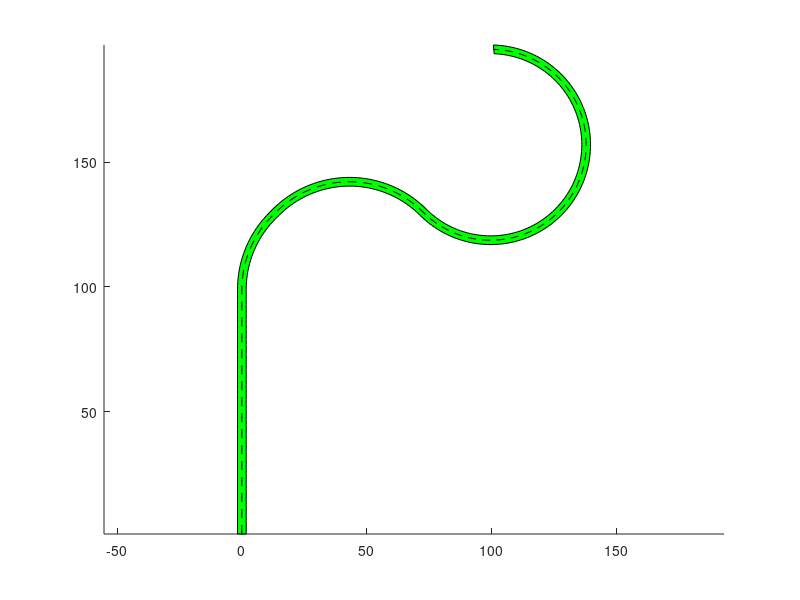

Source code (MATLAB):
lane_width=3.5;
L1=100;
R2=40; Theta2=pi/4;
L3=2;
R4=40; Theta4=2*pi/4;
R5=40; Theta5=5*pi/4;
interval=2.0;
map_z1=1:interval:L1;
map_x1=-lane_width/2*ones(1,length(map_z1));

x0=map_x1(end)-R2;
z0=map_z1(end);
theta=0:3.795/sqrt(R2)/16:Theta2;
map_x2=x0+R2*cos(theta);
map_z2=z0+R2*sin(theta);

x0=x0+R2*cos(Theta2);
z0=z0+R2*sin(Theta2);
t=0:interval:L3;
map_x3=x0+cos(pi/2+Theta2)*t;
map_z3=z0+sin(pi/2+Theta2)*t;

x0=x0+cos(pi/2+Theta2)*L3;
z0=z0+sin(pi/2+Theta2)*L3;
x0=x0-R4*cos(Theta2);
z0=z0-R4*sin(Theta2);
theta=Theta2:3.795/sqrt(R4)/16:(Theta2+Theta4);
map_x4=x0+R4*cos(theta);
map_z4=z0+R4*sin(theta);

x0=x0+(R4+R5)*cos(Theta2+Theta4);
z0=z0+(R4+R5)*sin(Theta2+Theta4);
theta=(Theta2+Theta4):-3.795/sqrt(R5)/16:(Theta2+Theta4-Theta5);
theta=theta-pi;
map_x5=x0+R5*cos(theta);
map_z5=z0+R5*sin(theta);

map_x=[map_x1 map_x2 map_x3 map_x4 map_x5];
map_z=[map_z1 map_z2 map_z3 map_z4 map_z5];

R2=R2+lane_width;
R4=R4+lane_width;
R5=R5-lane_width;
interval=2.0;
map_z1=1:interval:L1;
map_x1=lane_width/2*ones(1,length(map_z1));

x0=map_x1(end)-R2;
z0=map_z1(end);
theta=0:Theta2/length(map_z2):Theta2;
if length(theta)~=length(map_z2)
    theta=theta(1:end-1);
end
map_x2=x0+R2*cos(theta);
map_z2=z0+R2*sin(theta);

x0=x0+R2*cos(Theta2);
z0=z0+R2*sin(Theta2);
t=0:interval:L3;
map_x3=x0+cos(pi/2+Theta2)*t;
map_z3=z0+sin(pi/2+Theta2)*t;

x0=x0+cos(pi/2+Theta2)*L3;
z0=z0+sin(pi/2+Theta2)*L3;
x0=x0-R4*cos(Theta2);
z0=z0-R4*sin(Theta2);
theta=Theta2:(Theta4/length(map_z4)):(Theta2+Theta4);
if length(theta)~=length(map_z4)
    theta=theta(1:end-1);
end
map_x4=x0+R4*cos(theta);
map_z4=z0+R4*sin(theta);

x0=x0+(R4+R5)*cos(Theta2+Theta4);
z0=z0+(R4+R5)*sin(Theta2+Theta4);
theta=(Theta2+Theta4):-(Theta5/length(map_z5)):(Theta2+Theta4-Theta5);
if length(theta)~=length(map_z5)
    theta=theta(1:end-1);
end
theta=theta-pi;
map_x5=x0+R5*cos(theta);
map_z5=z0+R5*sin(theta);

map_x_bar=[map_x1 map_x2 map_x3 map_x4 map_x5];
map_z_bar=[map_z1 map_z2 map_z3 map_z4 map_z5];

ctr_x=0.5*(map_x+map_x_bar);
ctr_z=0.5*(map_z+map_z_bar);
map_x_bar=fliplr(map_x_bar);
map_z_bar=fliplr(map_z_bar);

figure;patch(-[map_x map_x_bar],[map_z map_z_bar],'g');
hold on;plot(-ctr_x,ctr_z,'k--','LineWidth',0.5);
axis equal;